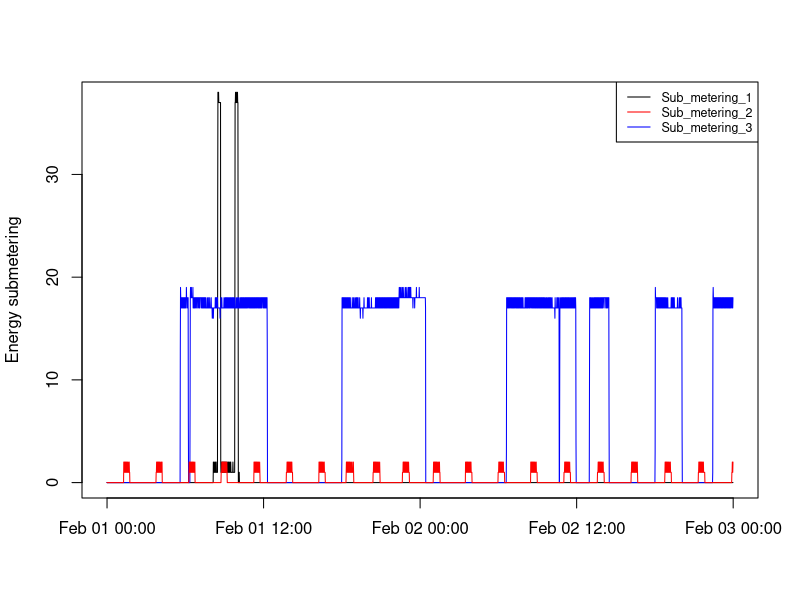

Recreate this plot in R.
#for plot 3
plot3<-function()
{
windows()
subtemp<-read.table("sub_household_power_comsuption.txt",sep=",",header=T) #always re-read it so each segment can be run independently
mydf<-data.frame(subtemp)
gap<-(mydf$Global_active_power)
ngap<-as.numeric(as.character(gap))
ngap<-na.omit(ngap)
a<-paste(subtemp$Date,subtemp$Time)
b<-paste(as.Date(a,"%d/%m/%Y"),subtemp$Time)
wd<-weekdays(as.Date(mydf$Date))#not used
br<-as.POSIXct(b)
with(mydf, plot(br,as.character(Sub_metering_1),col="black",type="l",ylim=c(0.0,37.5),ylab="Energy submetering",xlab=""))
with(mydf, lines(br,as.character(Sub_metering_3),col="blue",type="l"))
with(mydf, lines(br,as.character(Sub_metering_2),col="red",type="l"))
legend("topright",lty=1,col=c("black","red","blue"), legend=c("Sub_metering_1","Sub_metering_2","Sub_metering_3"),cex=0.75)
dev.copy(png,file="plot3.png")
dev.off()
}

plot3()